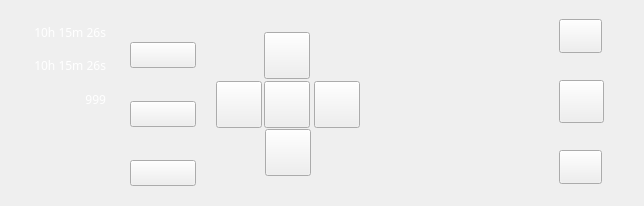
<?xml version="1.0" encoding="UTF-8"?>
<ui version="4.0">
 <class>widget4</class>
 <widget class="QWidget" name="widget4">
  <property name="geometry">
   <rect>
    <x>0</x>
    <y>0</y>
    <width>644</width>
    <height>206</height>
   </rect>
  </property>
  <property name="windowTitle">
   <string>Form</string>
  </property>
  <widget class="QFrame" name="frame">
   <property name="geometry">
    <rect>
     <x>0</x>
     <y>0</y>
     <width>644</width>
     <height>206</height>
    </rect>
   </property>
   <property name="frameShape">
    <enum>QFrame::NoFrame</enum>
   </property>
   <property name="frameShadow">
    <enum>QFrame::Plain</enum>
   </property>
   <property name="lineWidth">
    <number>0</number>
   </property>
   <widget class="QLabel" name="label_2">
    <property name="geometry">
     <rect>
      <x>23</x>
      <y>53</y>
      <width>83</width>
      <height>25</height>
     </rect>
    </property>
    <property name="sizePolicy">
     <sizepolicy hsizetype="Ignored" vsizetype="Ignored">
      <horstretch>0</horstretch>
      <verstretch>0</verstretch>
     </sizepolicy>
    </property>
    <property name="font">
     <font>
      <family>微软雅黑</family>
      <pointsize>9</pointsize>
     </font>
    </property>
    <property name="styleSheet">
     <string notr="true">color: rgb(255, 255, 255);</string>
    </property>
    <property name="text">
     <string>10h 15m 26s</string>
    </property>
    <property name="alignment">
     <set>Qt::AlignRight|Qt::AlignTrailing|Qt::AlignVCenter</set>
    </property>
   </widget>
   <widget class="QPushButton" name="bt_MAxisStop">
    <property name="geometry">
     <rect>
      <x>559</x>
      <y>80</y>
      <width>45</width>
      <height>43</height>
     </rect>
    </property>
    <property name="sizePolicy">
     <sizepolicy hsizetype="Ignored" vsizetype="Ignored">
      <horstretch>0</horstretch>
      <verstretch>0</verstretch>
     </sizepolicy>
    </property>
    <property name="focusPolicy">
     <enum>Qt::NoFocus</enum>
    </property>
    <property name="text">
     <string/>
    </property>
   </widget>
   <widget class="QPushButton" name="bt_MAxisForw">
    <property name="geometry">
     <rect>
      <x>559</x>
      <y>19</y>
      <width>43</width>
      <height>34</height>
     </rect>
    </property>
    <property name="sizePolicy">
     <sizepolicy hsizetype="Ignored" vsizetype="Ignored">
      <horstretch>0</horstretch>
      <verstretch>0</verstretch>
     </sizepolicy>
    </property>
    <property name="focusPolicy">
     <enum>Qt::NoFocus</enum>
    </property>
    <property name="text">
     <string/>
    </property>
   </widget>
   <widget class="QPushButton" name="bt_switch">
    <property name="geometry">
     <rect>
      <x>130</x>
      <y>42</y>
      <width>66</width>
      <height>26</height>
     </rect>
    </property>
    <property name="sizePolicy">
     <sizepolicy hsizetype="Ignored" vsizetype="Ignored">
      <horstretch>0</horstretch>
      <verstretch>0</verstretch>
     </sizepolicy>
    </property>
    <property name="focusPolicy">
     <enum>Qt::NoFocus</enum>
    </property>
    <property name="text">
     <string/>
    </property>
   </widget>
   <widget class="QPushButton" name="bt_down">
    <property name="geometry">
     <rect>
      <x>265</x>
      <y>129</y>
      <width>46</width>
      <height>47</height>
     </rect>
    </property>
    <property name="sizePolicy">
     <sizepolicy hsizetype="Ignored" vsizetype="Ignored">
      <horstretch>0</horstretch>
      <verstretch>0</verstretch>
     </sizepolicy>
    </property>
    <property name="focusPolicy">
     <enum>Qt::NoFocus</enum>
    </property>
    <property name="text">
     <string/>
    </property>
   </widget>
   <widget class="QPushButton" name="bt_switch_2">
    <property name="geometry">
     <rect>
      <x>130</x>
      <y>101</y>
      <width>66</width>
      <height>26</height>
     </rect>
    </property>
    <property name="sizePolicy">
     <sizepolicy hsizetype="Ignored" vsizetype="Ignored">
      <horstretch>0</horstretch>
      <verstretch>0</verstretch>
     </sizepolicy>
    </property>
    <property name="focusPolicy">
     <enum>Qt::NoFocus</enum>
    </property>
    <property name="text">
     <string/>
    </property>
   </widget>
   <widget class="QLabel" name="label">
    <property name="geometry">
     <rect>
      <x>23</x>
      <y>20</y>
      <width>83</width>
      <height>25</height>
     </rect>
    </property>
    <property name="sizePolicy">
     <sizepolicy hsizetype="Ignored" vsizetype="Ignored">
      <horstretch>0</horstretch>
      <verstretch>0</verstretch>
     </sizepolicy>
    </property>
    <property name="font">
     <font>
      <family>微软雅黑</family>
      <pointsize>9</pointsize>
     </font>
    </property>
    <property name="styleSheet">
     <string notr="true">color: rgb(255, 255, 255);</string>
    </property>
    <property name="text">
     <string>10h 15m 26s</string>
    </property>
    <property name="alignment">
     <set>Qt::AlignRight|Qt::AlignTrailing|Qt::AlignVCenter</set>
    </property>
   </widget>
   <widget class="QPushButton" name="bt_fastmove">
    <property name="geometry">
     <rect>
      <x>264</x>
      <y>81</y>
      <width>46</width>
      <height>47</height>
     </rect>
    </property>
    <property name="sizePolicy">
     <sizepolicy hsizetype="Ignored" vsizetype="Ignored">
      <horstretch>0</horstretch>
      <verstretch>0</verstretch>
     </sizepolicy>
    </property>
    <property name="focusPolicy">
     <enum>Qt::NoFocus</enum>
    </property>
    <property name="text">
     <string/>
    </property>
   </widget>
   <widget class="QLabel" name="label_3">
    <property name="geometry">
     <rect>
      <x>23</x>
      <y>87</y>
      <width>83</width>
      <height>25</height>
     </rect>
    </property>
    <property name="sizePolicy">
     <sizepolicy hsizetype="Ignored" vsizetype="Ignored">
      <horstretch>0</horstretch>
      <verstretch>0</verstretch>
     </sizepolicy>
    </property>
    <property name="font">
     <font>
      <family>微软雅黑</family>
      <pointsize>9</pointsize>
     </font>
    </property>
    <property name="styleSheet">
     <string notr="true">color: rgb(255, 255, 255);</string>
    </property>
    <property name="text">
     <string>999</string>
    </property>
    <property name="alignment">
     <set>Qt::AlignRight|Qt::AlignTrailing|Qt::AlignVCenter</set>
    </property>
   </widget>
   <widget class="QPushButton" name="bt_right">
    <property name="geometry">
     <rect>
      <x>314</x>
      <y>81</y>
      <width>46</width>
      <height>47</height>
     </rect>
    </property>
    <property name="sizePolicy">
     <sizepolicy hsizetype="Ignored" vsizetype="Ignored">
      <horstretch>0</horstretch>
      <verstretch>0</verstretch>
     </sizepolicy>
    </property>
    <property name="focusPolicy">
     <enum>Qt::NoFocus</enum>
    </property>
    <property name="text">
     <string/>
    </property>
   </widget>
   <widget class="QPushButton" name="bt_MAxisRev">
    <property name="geometry">
     <rect>
      <x>559</x>
      <y>150</y>
      <width>43</width>
      <height>34</height>
     </rect>
    </property>
    <property name="sizePolicy">
     <sizepolicy hsizetype="Ignored" vsizetype="Ignored">
      <horstretch>0</horstretch>
      <verstretch>0</verstretch>
     </sizepolicy>
    </property>
    <property name="focusPolicy">
     <enum>Qt::NoFocus</enum>
    </property>
    <property name="text">
     <string/>
    </property>
   </widget>
   <widget class="QPushButton" name="bt_left">
    <property name="geometry">
     <rect>
      <x>216</x>
      <y>81</y>
      <width>46</width>
      <height>47</height>
     </rect>
    </property>
    <property name="sizePolicy">
     <sizepolicy hsizetype="Ignored" vsizetype="Ignored">
      <horstretch>0</horstretch>
      <verstretch>0</verstretch>
     </sizepolicy>
    </property>
    <property name="focusPolicy">
     <enum>Qt::NoFocus</enum>
    </property>
    <property name="text">
     <string/>
    </property>
   </widget>
   <widget class="QPushButton" name="bt_up">
    <property name="geometry">
     <rect>
      <x>264</x>
      <y>32</y>
      <width>46</width>
      <height>47</height>
     </rect>
    </property>
    <property name="sizePolicy">
     <sizepolicy hsizetype="Ignored" vsizetype="Ignored">
      <horstretch>0</horstretch>
      <verstretch>0</verstretch>
     </sizepolicy>
    </property>
    <property name="focusPolicy">
     <enum>Qt::NoFocus</enum>
    </property>
    <property name="text">
     <string/>
    </property>
   </widget>
   <widget class="QLabel" name="label_f">
    <property name="geometry">
     <rect>
      <x>274</x>
      <y>45</y>
      <width>130</width>
      <height>85</height>
     </rect>
    </property>
    <property name="sizePolicy">
     <sizepolicy hsizetype="Ignored" vsizetype="Ignored">
      <horstretch>0</horstretch>
      <verstretch>0</verstretch>
     </sizepolicy>
    </property>
    <property name="text">
     <string/>
    </property>
   </widget>
   <widget class="QPushButton" name="bt_switch_3">
    <property name="geometry">
     <rect>
      <x>130</x>
      <y>160</y>
      <width>66</width>
      <height>26</height>
     </rect>
    </property>
    <property name="sizePolicy">
     <sizepolicy hsizetype="Ignored" vsizetype="Ignored">
      <horstretch>0</horstretch>
      <verstretch>0</verstretch>
     </sizepolicy>
    </property>
    <property name="focusPolicy">
     <enum>Qt::NoFocus</enum>
    </property>
    <property name="text">
     <string/>
    </property>
   </widget>
  </widget>
 </widget>
 <resources/>
 <connections/>
</ui>
